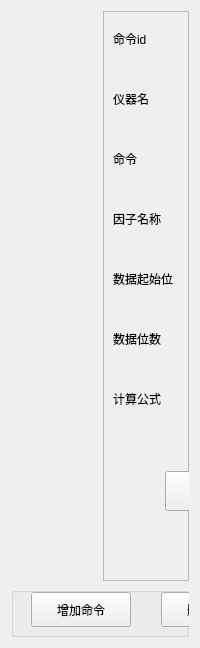
                 <widget class="QWidget" name="tab_20">
                  <attribute name="title">
                   <string>查询命令</string>
                  </attribute>
                  <layout class="QVBoxLayout" name="verticalLayout_13">
                   <item>
                    <layout class="QHBoxLayout" name="horizontalLayout_19">
                     <item>
                      <widget class="PanelWidget" name="widgetPanel_14" native="true">
                       <property name="sizePolicy">
                        <sizepolicy hsizetype="Preferred" vsizetype="Expanding">
                         <horstretch>0</horstretch>
                         <verstretch>50</verstretch>
                        </sizepolicy>
                       </property>
                       <property name="minimumSize">
                        <size>
                         <width>0</width>
                         <height>570</height>
                        </size>
                       </property>
                      </widget>
                     </item>
                     <item>
                      <widget class="QFrame" name="frame_10">
                       <property name="maximumSize">
                        <size>
                         <width>310</width>
                         <height>16777215</height>
                        </size>
                       </property>
                       <property name="frameShape">
                        <enum>QFrame::StyledPanel</enum>
                       </property>
                       <property name="frameShadow">
                        <enum>QFrame::Raised</enum>
                       </property>
                       <widget class="QLabel" name="label_53">
                        <property name="geometry">
                         <rect>
                          <x>10</x>
                          <y>20</y>
                          <width>90</width>
                          <height>16</height>
                         </rect>
                        </property>
                        <property name="text">
                         <string>命令id</string>
                        </property>
                       </widget>
                       <widget class="QLabel" name="label_18">
                        <property name="geometry">
                         <rect>
                          <x>10</x>
                          <y>140</y>
                          <width>90</width>
                          <height>16</height>
                         </rect>
                        </property>
                        <property name="text">
                         <string>命令</string>
                        </property>
                       </widget>
                       <widget class="QLabel" name="label_17">
                        <property name="geometry">
                         <rect>
                          <x>10</x>
                          <y>80</y>
                          <width>90</width>
                          <height>16</height>
                         </rect>
                        </property>
                        <property name="text">
                         <string>仪器名</string>
                        </property>
                       </widget>
                       <widget class="QLabel" name="label_22">
                        <property name="geometry">
                         <rect>
                          <x>10</x>
                          <y>380</y>
                          <width>90</width>
                          <height>16</height>
                         </rect>
                        </property>
                        <property name="text">
                         <string>计算公式</string>
                        </property>
                       </widget>
                       <widget class="QLabel" name="label_21">
                        <property name="geometry">
                         <rect>
                          <x>10</x>
                          <y>320</y>
                          <width>90</width>
                          <height>16</height>
                         </rect>
                        </property>
                        <property name="text">
                         <string>数据位数</string>
                        </property>
                       </widget>
                       <widget class="QLineEdit" name="lineEdit_23">
                        <property name="enabled">
                         <bool>false</bool>
                        </property>
                        <property name="geometry">
                         <rect>
                          <x>102</x>
                          <y>20</y>
                          <width>200</width>
                          <height>30</height>
                         </rect>
                        </property>
                       </widget>
                       <widget class="QPushButton" name="pushButton_27">
                        <property name="geometry">
                         <rect>
                          <x>62</x>
                          <y>460</y>
                          <width>200</width>
                          <height>40</height>
                         </rect>
                        </property>
                        <property name="minimumSize">
                         <size>
                          <width>0</width>
                          <height>40</height>
                         </size>
                        </property>
                        <property name="text">
                         <string>新增</string>
                        </property>
                       </widget>
                       <widget class="QLabel" name="label_20">
                        <property name="geometry">
                         <rect>
                          <x>10</x>
                          <y>260</y>
                          <width>90</width>
                          <height>16</height>
                         </rect>
                        </property>
                        <property name="text">
                         <string>数据起始位</string>
                        </property>
                       </widget>
                       <widget class="QLabel" name="label_19">
                        <property name="geometry">
                         <rect>
                          <x>10</x>
                          <y>200</y>
                          <width>90</width>
                          <height>16</height>
                         </rect>
                        </property>
                        <property name="text">
                         <string>因子名称</string>
                        </property>
                       </widget>
                       <widget class="QLineEdit" name="lineEdit_9">
                        <property name="geometry">
                         <rect>
                          <x>102</x>
                          <y>140</y>
                          <width>200</width>
                          <height>30</height>
                         </rect>
                        </property>
                       </widget>
                       <widget class="QLineEdit" name="lineEdit_11">
                        <property name="geometry">
                         <rect>
                          <x>102</x>
                          <y>320</y>
                          <width>200</width>
                          <height>30</height>
                         </rect>
                        </property>
                       </widget>
                       <widget class="QComboBox" name="comboBox_10">
                        <property name="geometry">
                         <rect>
                          <x>102</x>
                          <y>200</y>
                          <width>200</width>
                          <height>30</height>
                         </rect>
                        </property>
                       </widget>
                       <widget class="QComboBox" name="comboBox_11">
                        <property name="geometry">
                         <rect>
                          <x>102</x>
                          <y>380</y>
                          <width>200</width>
                          <height>30</height>
                         </rect>
                        </property>
                       </widget>
                       <widget class="QComboBox" name="comboBox_9">
                        <property name="geometry">
                         <rect>
                          <x>102</x>
                          <y>80</y>
                          <width>200</width>
                          <height>30</height>
                         </rect>
                        </property>
                       </widget>
                       <widget class="QLineEdit" name="lineEdit_10">
                        <property name="geometry">
                         <rect>
                          <x>102</x>
                          <y>260</y>
                          <width>200</width>
                          <height>30</height>
                         </rect>
                        </property>
                       </widget>
                       <widget class="QPushButton" name="pushButton_5">
                        <property name="geometry">
                         <rect>
                          <x>230</x>
                          <y>570</y>
                          <width>75</width>
                          <height>23</height>
                         </rect>
                        </property>
                        <property name="text">
                         <string>返回</string>
                        </property>
                       </widget>
                      </widget>
                     </item>
                    </layout>
                   </item>
                   <item>
                    <widget class="QGroupBox" name="groupBox_4">
                     <property name="minimumSize">
                      <size>
                       <width>0</width>
                       <height>50</height>
                      </size>
                     </property>
                     <property name="title">
                      <string/>
                     </property>
                     <widget class="QPushButton" name="pushButton_25">
                      <property name="geometry">
                       <rect>
                        <x>150</x>
                        <y>5</y>
                        <width>100</width>
                        <height>35</height>
                       </rect>
                      </property>
                      <property name="minimumSize">
                       <size>
                        <width>0</width>
                        <height>35</height>
                       </size>
                      </property>
                      <property name="text">
                       <string>删除命令</string>
                      </property>
                     </widget>
                     <widget class="QPushButton" name="pushButton_26">
                      <property name="geometry">
                       <rect>
                        <x>20</x>
                        <y>5</y>
                        <width>100</width>
                        <height>35</height>
                       </rect>
                      </property>
                      <property name="minimumSize">
                       <size>
                        <width>0</width>
                        <height>35</height>
                       </size>
                      </property>
                      <property name="text">
                       <string>增加命令</string>
                      </property>
                     </widget>
                    </widget>
                   </item>
                  </layout>
                 </widget>
